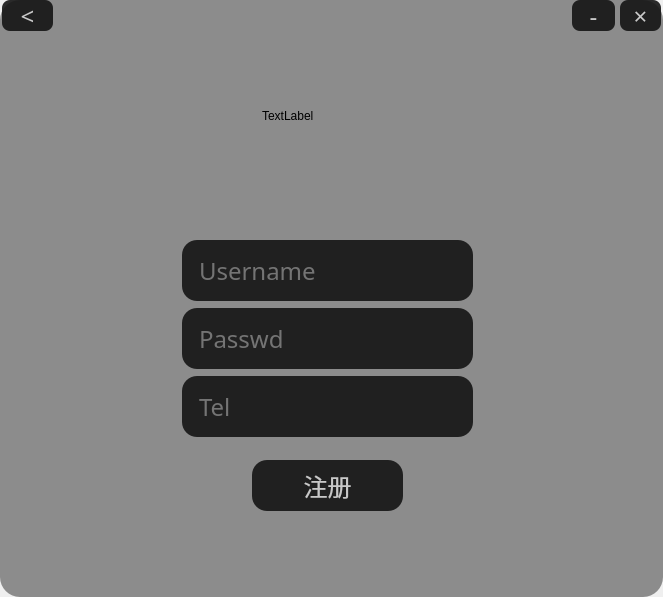
<?xml version="1.0" encoding="UTF-8"?>
<ui version="4.0">
 <class>RegiWindow</class>
 <widget class="QMainWindow" name="RegiWindow">
  <property name="geometry">
   <rect>
    <x>0</x>
    <y>0</y>
    <width>663</width>
    <height>597</height>
   </rect>
  </property>
  <property name="windowTitle">
   <string>MainWindow</string>
  </property>
  <property name="styleSheet">
   <string notr="true">#MainWindow{
	background-image: url(:/R-C.gif);
	background:rgba(255,255,255,100%);
	border-radius:20px;
}
#centralwidget{
	background:rgba(255,255,255,100%);
	border-radius:20px;
	background-color: rgb(140, 140, 140);
}
#GIFLabel{
	border-radius:20px;
background:rgb(25,25,25,80%)
}
#Frame{
	border-radius:15px;
	background:rgba(50,50,50,80%)
}
#Frame_gif{
	border-radius:20px;
	background:transparent;	
}

QPushButton{
	background:#1e1d1d;
	border-radius:8px;
	font-size: 24px ;
	font-family: Microsoft YaHei ;
	color: rgb(200,200,200); 
	background:rgba(20,20,20,90%)
}

#pushButton{
	background:#1e1d1d;
	border-radius:15px;
	font-size: 24px ;
	font-family: Microsoft YaHei ;
	color: rgb(200,200,200); 
	background:rgba(20,20,20,90%)

}
#pushButton:hover{
	color: rgb(255,255,255); 
    background-color: rgb(45,45,45);
	border-style: solid;
	border-width: 2px;
	border-color: rgb(20,20,20);
}
#pushButton:pressed {
	background:#1e1d1d;
	border-radius:15px;
	font-size: 24px ;
	font-family: Microsoft YaHei ;
	color: rgb(255,255,255); 
	background:rgba(20,20,20,90%)
}
QLineEdit{
	border-radius:15px;
	background:#1e1d1d;
	font-size: 24px ;
	font-family: Microsoft YaHei ;
	background:rgba(20,20,20,90%);
	color: rgb(200,200,200); 
	padding-left: 15px;
}
QLineEdit:hover
{
	color: rgb(255,255,255); 
    background-color: rgb(45,45,45);
	border-style: solid;
	border-width: 2px;
	border-color: rgb(20,20,20);
}
#password_find{
	color: rgb(160,160,160); 
	font-size: 24px ;
	font-family: Microsoft YaHei ;
	background:transparent;	
}
#password_find:hover{
	color: rgb(255,255,255); 
	font-size: 24px ;
	font-family: Microsoft YaHei ;
}
#password_find:pressed{
	color: rgb(160,160,160); 
	font-size: 24px ;
	font-family: Microsoft YaHei ;
}
#sign{
	color: rgb(160,160,160); 
	font-size: 24px ;
	font-family: Microsoft YaHei ;
	background:transparent;	
}
#sign:hover{
	color: rgb(255,255,255); 
	font-size: 24px ;
	font-family: Microsoft YaHei ;	
}
#sign:pressed{
	color: rgb(160,160,160); 
	font-size: 24px ;
	font-family: Microsoft YaHei ;
}

</string>
  </property>
  <widget class="QWidget" name="centralwidget">
   <widget class="QLineEdit" name="lineEdit">
    <property name="geometry">
     <rect>
      <x>182</x>
      <y>240</y>
      <width>291</width>
      <height>61</height>
     </rect>
    </property>
    <property name="placeholderText">
     <string>Username</string>
    </property>
    <property name="clearButtonEnabled">
     <bool>true</bool>
    </property>
   </widget>
   <widget class="QLabel" name="label_2">
    <property name="geometry">
     <rect>
      <x>282</x>
      <y>180</y>
      <width>131</width>
      <height>41</height>
     </rect>
    </property>
    <property name="styleSheet">
     <string notr="true">font-size: 20px ;
</string>
    </property>
    <property name="text">
     <string/>
    </property>
   </widget>
   <widget class="QLineEdit" name="lineEdit_2">
    <property name="geometry">
     <rect>
      <x>182</x>
      <y>308</y>
      <width>291</width>
      <height>61</height>
     </rect>
    </property>
    <property name="placeholderText">
     <string>Passwd</string>
    </property>
    <property name="clearButtonEnabled">
     <bool>true</bool>
    </property>
   </widget>
   <widget class="QPushButton" name="pushButton">
    <property name="geometry">
     <rect>
      <x>252</x>
      <y>460</y>
      <width>151</width>
      <height>51</height>
     </rect>
    </property>
    <property name="text">
     <string>注册</string>
    </property>
   </widget>
   <widget class="QLabel" name="label">
    <property name="geometry">
     <rect>
      <x>262</x>
      <y>60</y>
      <width>111</width>
      <height>111</height>
     </rect>
    </property>
    <property name="text">
     <string>TextLabel</string>
    </property>
   </widget>
   <widget class="QPushButton" name="pushButton_3">
    <property name="geometry">
     <rect>
      <x>2</x>
      <y>0</y>
      <width>51</width>
      <height>31</height>
     </rect>
    </property>
    <property name="text">
     <string>&lt;</string>
    </property>
   </widget>
   <widget class="QLineEdit" name="lineEdit_3">
    <property name="geometry">
     <rect>
      <x>182</x>
      <y>376</y>
      <width>291</width>
      <height>61</height>
     </rect>
    </property>
    <property name="placeholderText">
     <string>Tel</string>
    </property>
    <property name="clearButtonEnabled">
     <bool>true</bool>
    </property>
   </widget>
   <widget class="QPushButton" name="pushButton_4">
    <property name="geometry">
     <rect>
      <x>572</x>
      <y>0</y>
      <width>43</width>
      <height>31</height>
     </rect>
    </property>
    <property name="text">
     <string>-</string>
    </property>
   </widget>
   <widget class="QPushButton" name="pushButton_5">
    <property name="geometry">
     <rect>
      <x>620</x>
      <y>0</y>
      <width>41</width>
      <height>31</height>
     </rect>
    </property>
    <property name="text">
     <string>×</string>
    </property>
   </widget>
  </widget>
 </widget>
 <resources/>
 <connections/>
</ui>
